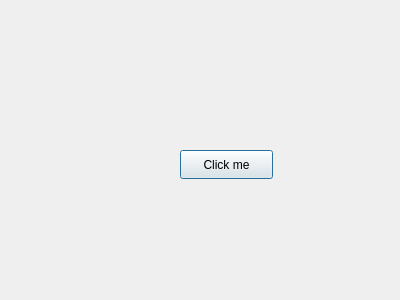
<?xml version="1.0" encoding="UTF-8"?>
<ui version="4.0">
 <class>Dialog</class>
 <widget class="QDialog" name="Dialog">
  <property name="geometry">
   <rect>
    <x>0</x>
    <y>0</y>
    <width>400</width>
    <height>300</height>
   </rect>
  </property>
  <property name="windowTitle">
   <string>Dialog</string>
  </property>
  <widget class="QPushButton" name="pushButton">
   <property name="geometry">
    <rect>
     <x>180</x>
     <y>150</y>
     <width>93</width>
     <height>29</height>
    </rect>
   </property>
   <property name="text">
    <string>Click me</string>
   </property>
  </widget>
 </widget>
 <resources/>
 <connections/>
</ui>
